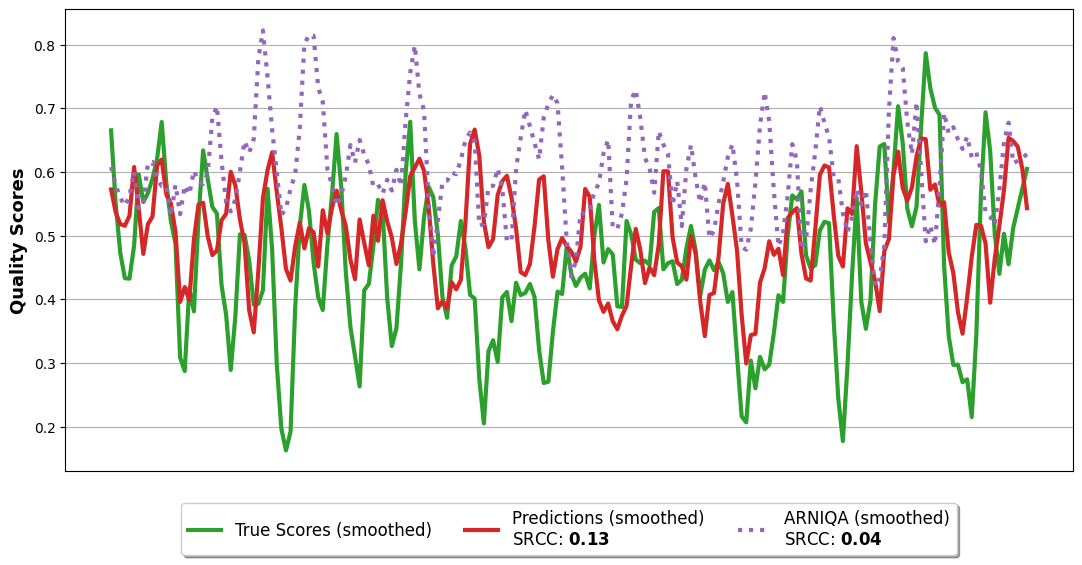
#> input picture docs/img/temp/baseline_a.png, 1082 x 565 px, found by its file name; its folder holds only this picture in this run
$ jupyter execute --allow-errors create_distortions.ipynb
#> lines starting #> are read from the running program, lines starting #| are printed output that depends on the picture
### src/utils/utils_data.py
import concurrent.futures
import gc
import os
from random import randrange
from typing import List, Tuple

import numpy as np
import torch
import torchvision.transforms.functional as TF
from PIL import Image
from PIL.Image import Image as PILImage
from torch.utils.data import DataLoader
from torchvision import transforms
from tqdm import tqdm

from utils.distortions import *
from utils.utils_distortions import skin_segmentation

distortion_groups = {
    "background": ["color_block"],
    "lighting": ["brighten", "darken"],
    "focus": ["gaussian_blur", "lens_blur", "motion_blur"],
    "orientation": ["perspective_top", "perspective_bottom", "perspective_left", "perspective_right"],
    "color_calibration": ["color_saturation1", "color_saturation2"],
    "resolution": ["change_resolution"],
    "field_of_view": ["crop_image"],
}

distortion_groups_mapping = {
    "color_block": "background",
    "gaussian_blur": "focus",
    "lens_blur": "focus",
    "motion_blur": "focus",
    "color_saturation1": "color_calibration",
    "color_saturation2": "color_calibration",
    "brighten": "lighting",
    "darken": "lighting",
    "perspective_top": "orientation",
    "perspective_bottom": "orientation",
    "perspective_left": "orientation",
    "perspective_right": "orientation",
    "crop_image": "field_of_view",
    "change_resolution": "resolution",
}

distortion_range = {
    "gaussian_blur": [0, 1, 2, 3, 5],
    "lens_blur": [0, 2, 4, 6, 8],
    "motion_blur": [0, 2, 4, 6, 8],
    "color_saturation1": [0, 0.2, 0.4, 0.6, 0.8],
    "color_saturation2": [0, 1, 2, 3, 4],
    "brighten": [0.0, 0.2, 0.4, 0.7, 1.1],
    "darken": [0.0, 0.2, 0.4, 0.6, 0.8],
    "perspective_top": [0.0, 0.2, 0.4, 0.6, 0.8],
    "perspective_bottom": [0.0, 0.2, 0.4, 0.6, 0.8],
    "perspective_left": [0.0, 0.2, 0.4, 0.6, 0.8],
    "perspective_right": [0.0, 0.2, 0.4, 0.6, 0.8],
    "color_block": [0.0, 0.5, 1.0, 1.5, 2.0],
    "change_resolution": [0.0, 0.2, 0.4, 0.6, 0.8],
    "crop_image": [0, 1, 2, 3, 4],
}

distortion_functions = {
    "color_block": color_block,
    "gaussian_blur": gaussian_blur,
    "lens_blur": lens_blur,
    "motion_blur": motion_blur,
    "color_saturation1": color_saturation1,
    "color_saturation2": color_saturation2,
    "brighten": brighten,
    "darken": darken,
    "perspective_top": perspective_top,
    "perspective_bottom": perspective_bottom,
    "perspective_left": perspective_left,
    "perspective_right": perspective_right,
    "crop_image": crop_image,
    "change_resolution": change_resolution,
}

def apply_distortion(img_path, distorted_image_path, method, range_val, distortion_functions):
    """
    Apply a specific distortion to an image and save the distorted version.

    Args:
        img_path (str): Path to the input image file.
        distortion_type (str): Type of distortion.
        method (str): Distortion method.
        range_val (float): Value of the distortion range.
        distortion_functions (dict): Dictionary containing distortion methods and their corresponding functions.
    """
    orig_image = Image.open(img_path).convert('RGB')
    image = transforms.ToTensor()(orig_image)
    distort_function = distortion_functions.get(method)
    image = distort_function(image, range_val)
    #image = transforms.Normalize(mean=[0.485, 0.456, 0.406], std=[0.229, 0.224, 0.225])(image)
    image_pil = transforms.ToPILImage()(image)
    #print(f'Distortion path: {distorted_image_path}')
    image_pil.save(distorted_image_path)
    del orig_image, image_pil, image  # Explicitly delete variables to free up memory
    gc.collect()  # Trigger garbage collection

def create_distortions_batch(img_path, folder_path, batch_size=10, counter=None):
    """
    Apply various distortions to the input image and save the distorted versions in different folders.

    Args:
        img_path (str): Path to the input image file.
        folder_path (str): Path to the main folder where distorted images will be saved.
        distortion_groups (dict): Dictionary containing distortion types and their associated methods.
        distortion_range (dict): Dictionary containing distortion methods and their ranges.
        distortion_functions (dict): Dictionary containing distortion methods and their corresponding functions.
        batch_size (int): Number of images to process in each batch.
    """
    with concurrent.futures.ThreadPoolExecutor() as executor:
        futures = []
        for distortion_type, methods in distortion_groups.items():
            distortion_type_folder = os.path.join(folder_path, distortion_type)
            os.makedirs(distortion_type_folder, exist_ok=True)
            for method in methods:
                method_folder = os.path.join(distortion_type_folder, method)
                os.makedirs(method_folder, exist_ok=True)
                ranges = distortion_range.get(method, [])
                for range_val in ranges:
                    distorted_image_path = os.path.join(folder_path, distortion_type, method, f"{counter}_{method}_{range_val}.png")
                    future = executor.submit(
                        apply_distortion, img_path, distorted_image_path, method, range_val, distortion_functions
                    )
                    futures.append(future)
                    if len(futures) >= batch_size:
                        concurrent.futures.wait(futures)  # Wait for batch processing to complete
                        futures.clear()  # Clear the list for the next batch
        concurrent.futures.wait(futures)

# [160 lines left out: functions distort_images, get_distortions_composition, map_distortion_values, discretization, center_corners_crop, resize_crop and 1 more, not called in this run]

### src/create_distortions.ipynb
# Create samples

[cell 1]
import os
import torch
import numpy as np
import random
from PIL import Image
from torchvision import transforms
import matplotlib.pyplot as plt
from tqdm import tqdm

from utils.utils_data import create_distortions_batch, distort_images, resize_crop, map_distortion_values

[cell 2]
def seed_it_all(seed=42):
    """ Attempt to be Reproducible """
#> called with seed = 42
    os.environ['PYTHONHASHSEED'] = str(seed)
    random.seed(seed)
    np.random.seed(seed)
    torch.manual_seed(seed)
#> (this line was passed over: torch is not available in this run)
    if torch.cuda.is_available():
        torch.cuda.manual_seed(42)
        torch.cuda.manual_seed_all(42)
seed_it_all()
#> (the call stopped at in seed_it_all, `if torch.cuda.is_available():`: torch is not available in this run)

[cell 3]
folder_path = "temp"
files = [f for f in os.listdir(folder_path) if not f.startswith('.') and '__' not in f]

#> (the rest of this cell did not finish here and is left out)

# Call Dataset

[cell 4]
from data import GQIDataset
import matplotlib.pyplot as plt

#> (the rest of this cell did not finish here and is left out)

#> (a cell that did not finish here is left out)

[cell 6]
index = 3
#> (the rest of this cell did not finish here and is left out)

# Semantic Segmentation

[cell 7]
from skimage.color import rgb2ycbcr, rgb2hsv, rgb2lab
from sklearn.mixture import GaussianMixture
from skimage.filters import threshold_otsu
from skimage.morphology import binary_opening, binary_closing, remove_small_objects, disk
from scipy.ndimage import distance_transform_edt
import numpy as np
import os
import matplotlib.pyplot as plt
from PIL import Image
from torchvision import transforms
import torch
import random
import kornia
import cv2

# [109 lines left out: functions skin_segmentation, color_block, not called in this run]

[cell 8]
folder_path = "temp"
files = [f for f in os.listdir(folder_path) if not f.startswith('.') and '__' not in f]

#> (a cell that did not finish here is left out)

# Test single Distortions

[cell 10]
# [12 lines left out: function crop_image, not called in this run]

folder_path = "temp"
files = [f for f in os.listdir(folder_path) if not f.startswith('.') and '__' not in f]

image_path = os.path.join(folder_path, files[0])
#> (the rest of this cell did not finish here and is left out)

# Plot for Report

[cell 11]
import numpy as np
import matplotlib.pyplot as plt

# Define distortion ranges and groups for simplicity
distortion_range = {
    "gaussian_blur": [0, 1, 2, 3, 5],
    "lens_blur": [0, 2, 4, 6, 8],
    "motion_blur": [0, 2, 4, 6, 8],
    "color_saturation1": [0, 0.2, 0.4, 0.6, 0.8],
    "color_saturation2": [0, 1, 2, 3, 4],
    "brighten": [0.0, 0.2, 0.4, 0.7, 1.1],
    "darken": [0.0, 0.2, 0.4, 0.6, 0.8],
    "perspective_top": [0.0, 0.2, 0.4, 0.6, 0.8],
    "perspective_bottom": [0.0, 0.2, 0.4, 0.6, 0.8],
    "perspective_left": [0.0, 0.2, 0.4, 0.6, 0.8],
    "perspective_right": [0.0, 0.2, 0.4, 0.6, 0.8],
}
distortion_groups = {
    "lighting": ["brighten", "darken"],
    "focus": ["gaussian_blur", "lens_blur", "motion_blur"],
    "orientation": ["perspective_top", "perspective_bottom", "perspective_left", "perspective_right"],
    "color_calibration": ["color_saturation1", "color_saturation2"],
}

group_colors = {
    "lighting": 'red',
    "focus": 'blue',
    "orientation": 'green',
    "color_calibration": 'purple'
}

# Simulating Gaussian distribution to choose distortion levels
num_levels = 5
MEAN = 0
STD = 2.5
probabilities = [1 / (STD * np.sqrt(2 * np.pi)) * np.exp(-((i - MEAN) ** 2) / (2 * STD ** 2)) for i in range(num_levels)]
normalized_probabilities = [prob / sum(probabilities) for prob in probabilities]

plt.figure(figsize=(8, 4))
plt.bar(range(num_levels), normalized_probabilities, alpha=0.8, color='#C68642', label=f'Gaussian Distribution (Mean={MEAN}, Std={STD})')
plt.xlabel('Distortion Levels')
plt.ylabel('Probability')
plt.title('Gaussian Distribution for Distortion Levels')
plt.xticks(range(num_levels), labels=[f"Level {i+1}" for i in range(num_levels)])
plt.legend()
plt.grid(False)
plt.show()
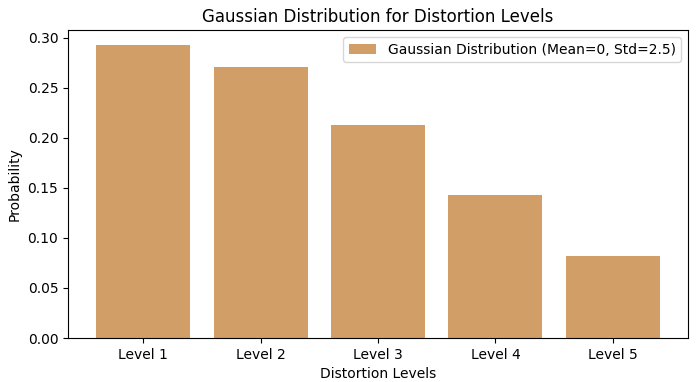
#> figure drawn by matplotlib, 1 panel; tallest bar 0.293 high, from x = -0.4 to 0.4

# [11 lines of commented-out code are left out]

for group, distortions in distortion_groups.items():
    plt.figure(figsize=(8, 6))
    plt.title(f'Mapping for Distortion Group: {group.capitalize()}')
    plt.xlabel('Original Distortion Levels')
    plt.ylabel('Mapped Values [0, 0.25, 0.5, 0.75, 1]')
    #plt.xticks(np.arange(0, 10, 1))  # Assuming 0-9 covers the range for simplicity
    plt.yticks([0, 0.25, 0.5, 0.75, 1])
    plt.grid(True)

    for dist in distortions:
        values = distortion_range[dist]
        mapped_values = [np.interp(val, values, [0, 0.25, 0.5, 0.75, 1]) for val in values]
        plt.plot(values, mapped_values, marker='o', linestyle='-', label=dist.capitalize(), color=group_colors[group])

    plt.legend()
    plt.show()
#> this loop made 4 passes
#> pass 1, `plt.show()`:
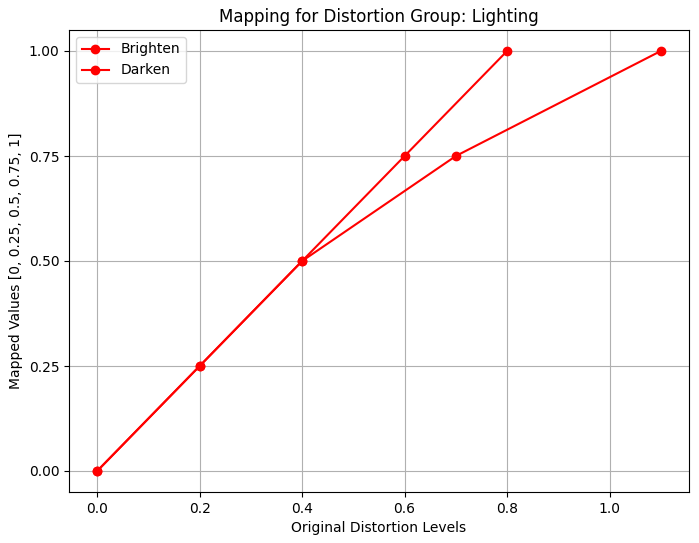
#> figure drawn by matplotlib, 1 panel
#> pass 2, `plt.show()`:
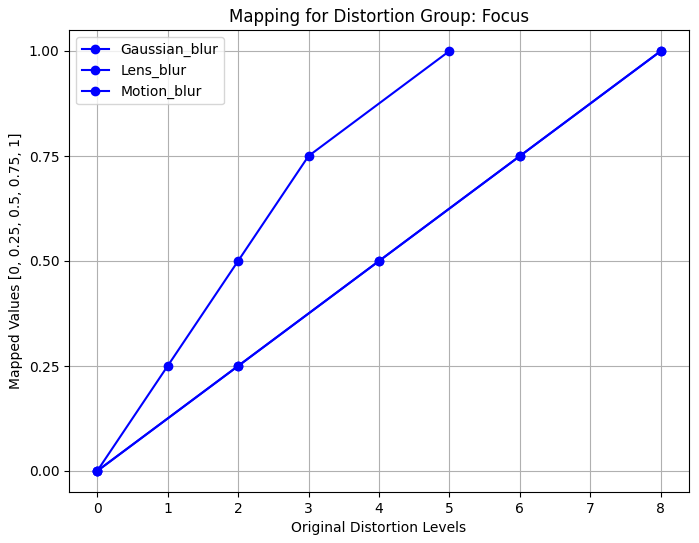
#> figure drawn by matplotlib, 1 panel

# [23 lines of commented-out code are left out]

# Split dataset

[cell 12]
import torch
from torch.utils.data import DataLoader

from data import GQIDataset

batch_size=10
num_workers=1
#> (the rest of this cell did not finish here and is left out)

[cell 13]
import numpy as np
from tqdm import tqdm
from einops import rearrange

# [25 lines left out: function get_features_scores, not called in this run]

#> (the rest of this cell did not finish here and is left out)

#> (a cell that did not finish here is left out)

#> (a cell that did not finish here is left out)

[cell 16]
from sklearn.model_selection import train_test_split

num_images = 4  # You have 4 images, each with 5 crops
num_crops_per_image = 5

image_indices = np.arange(num_images)
print(f"Image Indices: {image_indices}")
train_img_indices, val_img_indices = train_test_split(image_indices, test_size=0.25, random_state=42)
print(f"Train Image Indices: {train_img_indices}, Validation Image Indices: {val_img_indices}")

[cell 17]
train_indices = np.repeat(train_img_indices * num_crops_per_image, num_crops_per_image) + np.tile(np.arange(num_crops_per_image), len(train_img_indices))
val_indices = np.repeat(val_img_indices * num_crops_per_image, num_crops_per_image) + np.tile(np.arange(num_crops_per_image), len(val_img_indices))
print(f"Train Indices: {train_indices}, Validation Indices: {val_indices}")

#> (a cell that did not finish here is left out)

# Test shape

[cell 19]
import os

import numpy as np
import torch
from PIL import Image
from torchvision import transforms
import matplotlib.pyplot as plt

folder_path = "temp"
files = [f for f in os.listdir(folder_path) if not f.startswith('.') and '__' not in f]


image_path = os.path.join(folder_path, files[0])
#> (the rest of this cell did not finish here and is left out)

[cell 20]
target_size = 512
#> target_size = 512
#> (the rest of this cell did not finish here and is left out)
